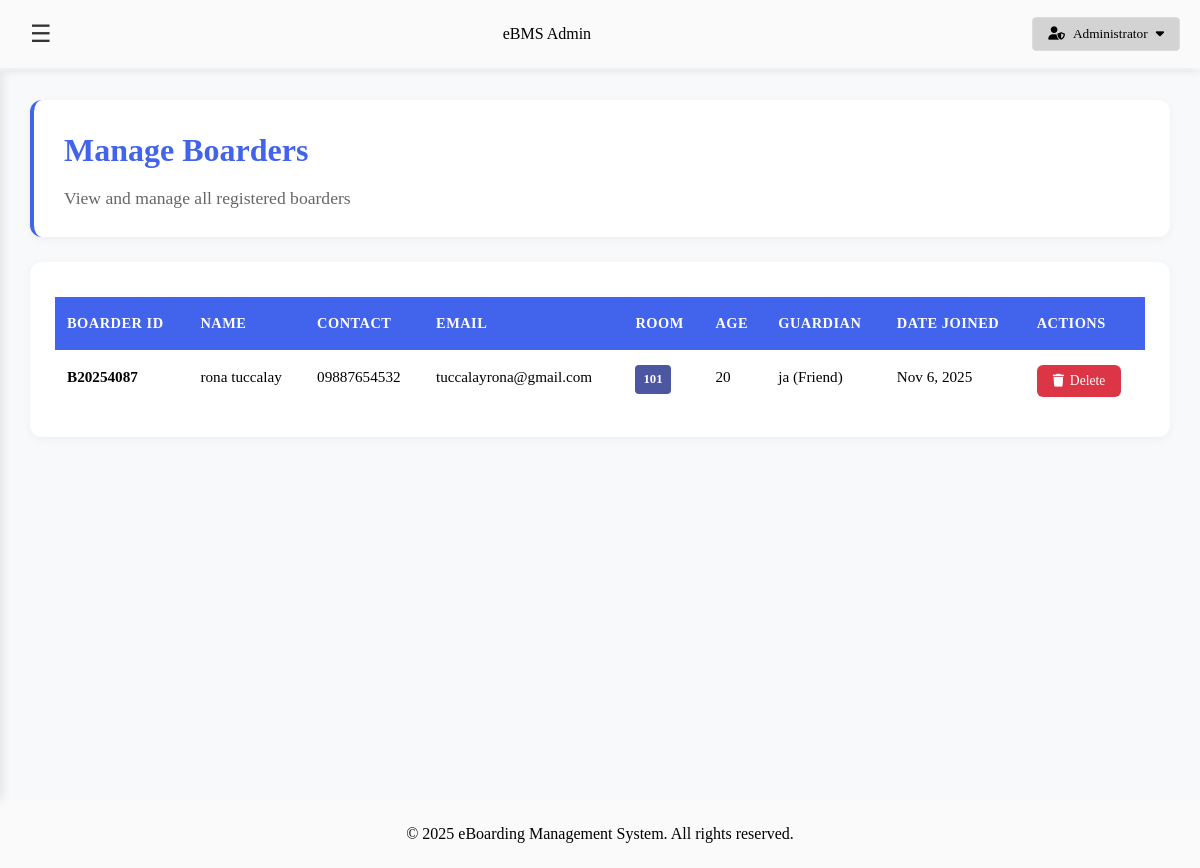
The app's page /ad-boarders.php (signed in) with its own data.
### tables this page shows
CREATE TABLE `users` (
  `id` int(11) NOT NULL,
  `boarder_id` varchar(20) DEFAULT NULL,
  `fname` varchar(50) NOT NULL,
  `mname` varchar(50) DEFAULT NULL,
  `lname` varchar(50) NOT NULL,
  `email` varchar(100) NOT NULL,
  `contact` varchar(20) NOT NULL,
  `age` int(11) NOT NULL,
  `address` text NOT NULL,
  `guardian_fullname` varchar(100) NOT NULL,
  `guardian_relationship` varchar(50) NOT NULL,
  `guardian_contact` varchar(20) NOT NULL,
  `guardian_email` varchar(100) DEFAULT NULL,
  `password` varchar(255) NOT NULL,
  `role` enum('boarder','admin') DEFAULT 'boarder',
  `profile_picture` varchar(255) DEFAULT NULL,
  `room_number` varchar(10) DEFAULT NULL,
  `status` enum('pending','approved','rejected') DEFAULT 'pending',
  `created_at` timestamp NOT NULL DEFAULT current_timestamp()
);

### ad-boarders.php (the view, shortened to what this page needs)
<?php
include 'db.php';
$boarders = $conn->query("SELECT * FROM users WHERE role = 'boarder' AND status = 'approved' ORDER BY created_at DESC");
?>
<!DOCTYPE html>
<html lang="en">
<head>
  <link rel="stylesheet" href="https://cdnjs.cloudflare.com/ajax/libs/font-awesome/6.5.0/css/all.min.css">
</head>
<body>
  <?php include 'ad-header.php'; ?>
  <div class="main-container">
    <main class="main-content" id="mainContent">
      <div class="content-header">
        <h1>Manage Boarders</h1>
        <p>View and manage all registered boarders</p>
      </div>
      <div class="table-container">
        <?php if ($boarders->num_rows > 0): ?>
          <table class="data-table">
            <thead>
              <tr>
                <th>Boarder ID</th>
                <th>Name</th>
                <th>Contact</th>
                <th>Email</th>
                <th>Room</th>
                <th>Age</th>
                <th>Guardian</th>
                <th>Date Joined</th>
                <th>Actions</th>
              </tr>
            </thead>
            <tbody>
              <?php while ($boarder = $boarders->fetch_assoc()): ?>
                <tr>
                  <td><strong><?php echo $boarder['boarder_id']; ?></strong></td>
                  <td><?php echo $boarder['fname'] . ' ' . $boarder['lname']; ?></td>
                  <td><?php echo $boarder['contact']; ?></td>
                  <td><?php echo $boarder['email']; ?></td>
                  <td>
                    <?php if ($boarder['room_number']): ?>
                      <span style="background: #4c56a1; color: white; padding: 4px 8px; border-radius: 4px; font-weight: bold;">
                        <?php echo $boarder['room_number']; ?>
                      </span>
                    <?php else: ?>
                      <em>Not assigned</em>
                    <?php endif; ?>
                  </td>
                  <td><?php echo $boarder['age']; ?></td>
                  <td><?php echo $boarder['guardian_fullname'] . ' (' . $boarder['guardian_relationship'] . ')'; ?></td>
                  <td><?php echo date('M j, Y', strtotime($boarder['created_at'])); ?></td>
                  <td>
                    <form method="POST" style="display: inline;">
                      <button type="submit" name="delete_boarder" class="delete-btn" onclick="return confirm('Are you sure you want to delete this boarder? This action cannot be undone.')">
                        <i class="fas fa-trash"></i> Delete
                      </button>
                    </form>
                  </td>
                </tr>
              <?php endwhile; ?>
            </tbody>
          </table>
        <?php endif; ?>
      </div>
    </main>
  </div>
  <?php include 'ad-footer.php'; ?>
</body>
</html>

### ad-boarders.php (style rules this page uses)
* { margin: 0; padding: 0; box-sizing: border-box; font-family: Arial Black; }
body { background-color: #f8f9fa; color: #333; line-height: 1.6; }
.main-container { display: flex; min-height: 100vh; padding-top: 70px; }
.main-content { flex: 1; padding: 30px; margin-left: 0; transition: margin-left 0.3s ease; background: #f8f9fa; }
.content-header { background: white; padding: 25px 30px; border-radius: 12px; box-shadow: 0 2px 10px rgba(0,0,0,0.05); margin-bottom: 25px; border-left: 4px solid #4263eb; }
.content-header h1 { color: #4263eb; font-size: 2rem; margin-bottom: 8px; font-weight: 700; }
.content-header p { color: #666; font-size: 1.1rem; font-weight: 400; }
.table-container { background: white; border-radius: 12px; box-shadow: 0 2px 10px rgba(0,0,0,0.05); padding: 25px; overflow-x: auto; }
.data-table { width: 100%; border-collapse: collapse; margin-top: 10px; font-size: 0.95rem; }
.data-table th { background-color: #4263eb; color: white; padding: 15px 12px; text-align: left; font-weight: 600; font-size: 0.9rem; text-transform: uppercase; letter-spacing: 0.5px; }
.data-table td { color: black; padding: 15px 12px; border-bottom: 1px solid #e9ecef; vertical-align: top; }
.data-table tr:last-child td { border-bottom: none; }
.delete-btn { background: #dc3545; color: white; border: none; padding: 8px 16px; border-radius: 6px; cursor: pointer; font-size: 0.85rem; font-weight: 500; transition: all 0.3s ease; display: flex; align-items: center; gap: 6px; }
.delete-btn i { font-size: 0.8rem; }
.data-table td span { background: #4c56a1; color: white; padding: 4px 8px; border-radius: 4px; font-weight: 600; font-size: 0.8rem; display: inline-block; }
@media (max-width: 1200px) { .table-container { overflow-x: auto; } }
@media (max-width: 1200px) { .data-table { min-width: 1000px; } }
.data-table tbody tr { animation: fadeIn 0.3s ease; }

### ad-header.php (style rules this page uses)
body { background: white; color: white; }

### ad-sidebar.php (style rules this page uses)
.main-content { margin-left: 0; transition: margin-left 0.3s ease; }

### records on screen
users: boarder "B20254087", fname "rona", lname "tuccalay", contact "09887654532", email "tuccalayrona@gmail.com", room_number "101", age "20", guardian_fullname "ja", guardian_relationship "Friend", created_at "Nov 6, 2025"
